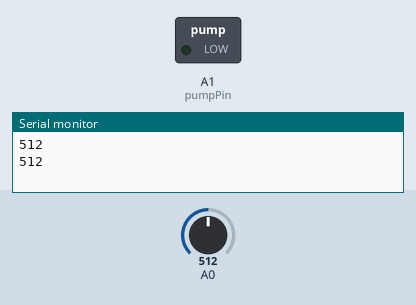
The sketch below on a simulated Arduino Uno, built with avr-gcc and run on an emulated ATmega328P. On the bench: switched loads named in the sketch (green lamp = pin HIGH), the last lines printed to the serial monitor. The inputs (shaded band) are chosen by the test bench; at power-on: A0 = 512. Pins used as bus, display or sensor lines are not drawn.

Above: at 12.8 s.
12.9 s: A0 set to 786
24.2 s: A0 set to 816
At 35.1 s:
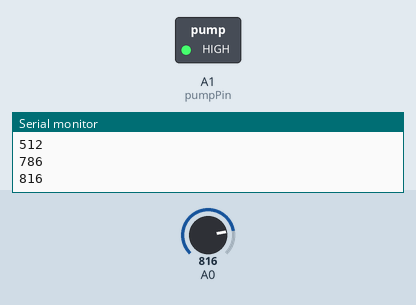
35.5 s: A0 set to 790
At 37.4 s:
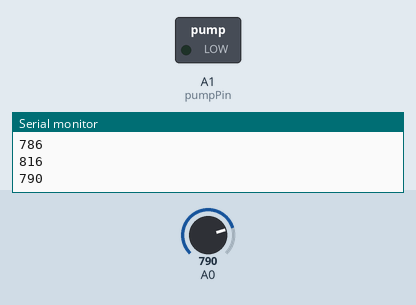
44.5 s: A0 set to 810
At 49.4 s:
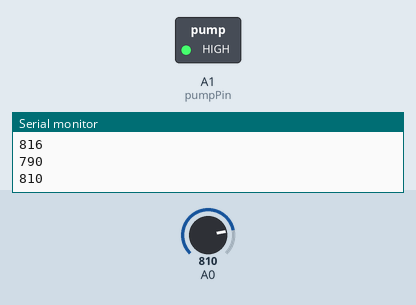
Timing chart, 0 to 50.9 s (numbered marks = the images above; inputs shaded):
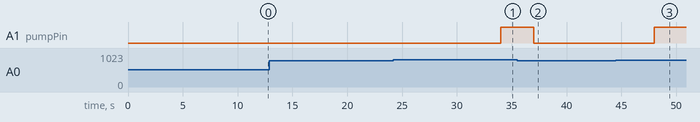

Measured:
- the behaviour switches between 800 and 801 on A0 (found by bisection; images 0 and 1)
- after the input at 24.2 s, A1 (pumpPin): LOW → HIGH after 9.8 s
- after the input at 35.5 s, A1 (pumpPin): HIGH → LOW after 1.5 s
- after the input at 44.5 s, A1 (pumpPin): LOW → HIGH after 3.5 s

The sketch:

AWS_1.0.ino
```cpp
// int sensorPin = 5;
const byte sensorPin = A2;
// int pumpPin = 2;
const byte pumpPin = A1;
bool flagPump = true;
int threshold = 800;

void setup()
{
  pinMode(sensorPin, OUTPUT);
  pinMode(A0, INPUT);
  pinMode(pumpPin, OUTPUT);
  Serial.begin(9600);
}

void loop()
{
digitalWrite(sensorPin, HIGH);
delay(1000);
int sensorIn = analogRead(A0);
Serial.println(sensorIn);
digitalWrite(sensorPin, LOW);

if(flagPump)
{
  if(sensorIn > threshold)digitalWrite(pumpPin, HIGH);
  else digitalWrite(pumpPin, LOW);
}

if(digitalRead(pumpPin)) delay(2000);
else delay(10000);

}
```
